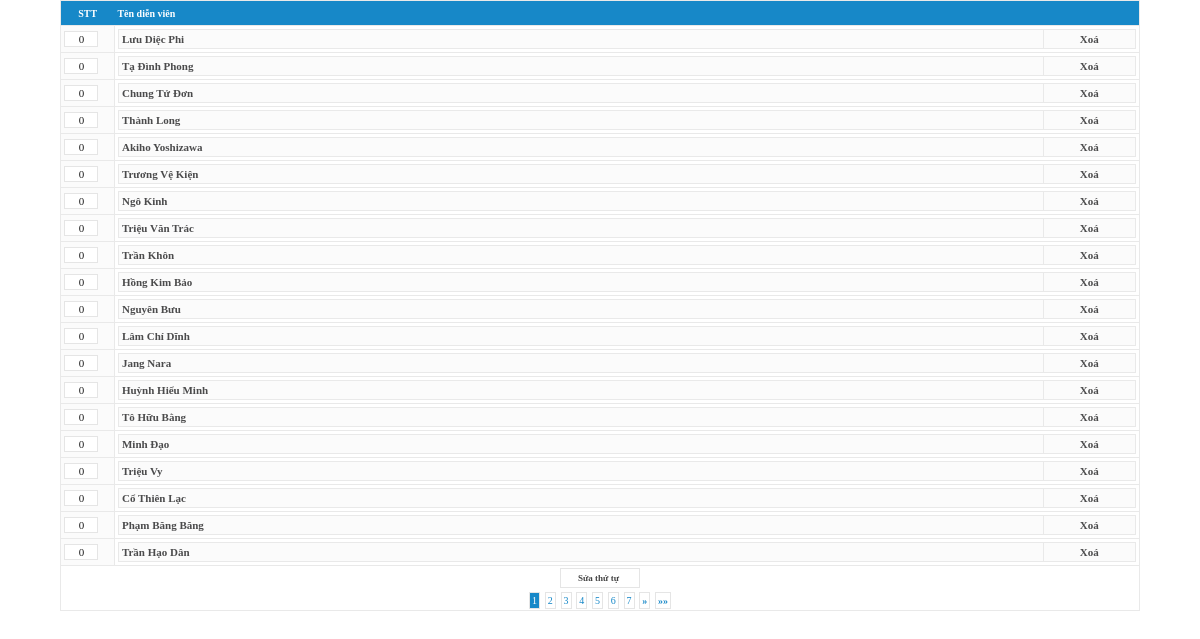
Screenshot of /admincp/index.php?act=dienvien&mode=edit (signed in) with the database file from the repository.
### tables this page shows
CREATE TABLE IF NOT EXISTS `table_dienvien` (
  `actor_id` int(10)  AUTO_INCREMENT,
  `actor_name` varchar(120) DEFAULT '',
  `actor_name1` varchar(120) DEFAULT '',
  `actor_name_kd` varchar(120) DEFAULT '',
  `actor_birthday` varchar(10) DEFAULT '',
  `actor_location` varchar(255) DEFAULT '',
  `actor_height` varchar(50) DEFAULT '',
  `actor_img` varchar(255) DEFAULT '',
  `actor_movie` text DEFAULT '',
  `actor_info` text DEFAULT '',
  `actor_order` int(10) DEFAULT '0',
  PRIMARY KEY (`actor_id`)
);

### inc/init.php (called while the page is built, shortened)
<?php
include('_dbconnect.php');
$mysql = new mysql;
?>

### inc/_config.php (called while the page is built, shortened)
<?php
$tb_prefix			= 'table_';
include("init.php");
?>

### inc/_dbconnect.php (called while the page is built, shortened)
<?php
class mysql {
	function query($input){
		$q = @mysql_query($input) or $this->show_error("<b>Lỗi MySQL Query</b> : ".mysql_error(),$input);
		return $q;
	}
	function fetch_array($query_id, $type=MYSQL_BOTH){
		$fa = @mysql_fetch_array($query_id,$type);
		return $fa;
	}
}
?>

### inc/_functions.php (called while the page is built, shortened)
<?php
function get_total($table,$f1,$f2 = '') {
	global $mysql, $tb_prefix;
	$q = "SELECT COUNT($f1) FROM ".$tb_prefix.$table;
	$q .= ($f2)?" ".$f2:'';
	$tt = $mysql->fetch_array($mysql->query($q));
	return $tt[0];
}
?>

### admincp/dienvien.php (the view, shortened to what this page needs)
<?php
$edit_url = 'index.php?act=dienvien&mode=edit';
$inp_arr = array(
		'actor_name'	=> array(
			'table'	=>	'actor_name',
			'name'	=>	'Tên diễn viên',
			'type'	=>	'free'
		),
		'actor_name1'	=> array(
			'table'	=>	'actor_name1',
			'name'	=>	'Tên Khác',
			'type'	=>	'free',
			'can_be_empty'	=>	true
		),
		'actor_name_kd'	=>	array(
			'table'	=>	'actor_name_kd',
			'type'	=>	'hidden_value',
			'value'	=>	'',
			'change_on_update'	=>	true,
		),
		'actor_birthday'	=> array(
			'table'	=>	'actor_birthday',
			'name'	=>	'Ngày sinh',
			'type'	=>	'free',
			'can_be_empty'	=>	true,
		),
		'actor_location'	=> array(
			'table'	=>	'actor_location',
			'name'	=>	'Nơi sinh',
			'type'	=>	'free',
			'can_be_empty'	=>	true
		),
		'actor_height'	=> array(
			'table'	=>	'actor_height',
			'name'	=>	'Chiều cao',
			'type'	=>	'free',
			'can_be_empty'	=>	true
		),
		'actor_movie'	=> array(
			'table'	=>	'actor_movie',
			'name'	=>	'Vai diễn đáng chú ý',
			'type'	=>	'free',
			'can_be_empty'	=>	true
		),
		'img'	=> array(
			'table'	=>	'actor_img',
			'name'	=>	'Hình đại diện',
			'type'	=>	'img3',
			'can_be_empty'	=>	true,
		),
		'actor_info'	=>	array(
			'table'	=>	'actor_info',
			'name'	=>	'Thông tin chi tiết',
			'type'	=>	'text'
		),
		'actor_order'	=> array(
			'table'	=>	'actor_order',
			'name'	=>	'Thứ tự hiện thị',
			'type'	=>	'number'
		),
);
if ($mode == 'edit') {
	if ($actor_id) {
		if (!$_POST['submit']) {
			$q = $mysql->query("SELECT * FROM ".$tb_prefix."dienvien WHERE actor_id = '$actor_id'");
			$r = $mysql->fetch_array($q);
			foreach ($inp_arr as $key=>$arr) $$key = $r[$arr['table']];
		}
		else {
			$error_arr = array();
			$error_arr = $form->checkForm($inp_arr);
			if (!$error_arr) {
				$inp_arr['actor_name_kd']['value'] = strtolower(replace($actor_name));
		$fileupload		=	strtolower(UPLOAD_TB.replace($actor_name)).'.jpg';
	    if(move_uploaded_file ($_FILES['img']['tmp_name'],"./upload/tmp/".$fileupload)){
			$new_film_img = "./upload/tmp/".$fileupload;
		}
		else {
			$new_film_img = "./upload/tmp/".$fileupload;
			@copy($_POST['img'],$new_film_img);
		}
		$server_img		=	$_POST['server_img'];
		if($server_img) {
			if($server_img == 1) {
				$img = $img;
			}else {
				define('DIR', dirname(__FILE__) . DIRECTORY_SEPARATOR);
				include_once(DIR . "./upload/inc/class_image.php");
				include_once(DIR . "./upload/inc/class_image_uploader.php");
				$imgtranload	=	$img;
				if($server_img == 2) {
					$service 	= 'picasa';
					$uploader 	= c_Image_Uploader::factory($service);
					$uploader->login(GNAME,GPASS);
					$uploader->setAlbumID(ABUMID);
					$img	= $uploader->upload($imgtranload);
				}
				elseif($server_img == 3) {
					$service 		= 	'imageshack';
					$uploader 		= 	c_Image_Uploader::factory($service);
					$img 	= 	$uploader->upload($imgtranload);
				}
				@unlink($imgtranload);
			}
		}
				$sql = $form->createSQL(array('UPDATE',$tb_prefix.'dienvien','actor_id','actor_id'),$inp_arr);
				eval('$mysql->query("'.$sql.'");');
				echo "Đã sửa xong <meta http-equiv='refresh' content='0;url=".$edit_url."'>";
				exit();
			}
		}
		$warn = $form->getWarnString($error_arr);
		$form->createForm('Sửa diễn viên',$inp_arr,$error_arr);
	}
	else {
		$m_per_page = 20;
		if (!$pg) $pg = 1;
		echo "<table width=90% align=center cellpadding=2 cellspacing=0 class=border><form method=post>";
		echo "<tr><td align=center class=title width=5%>STT</td><td class=title style='border-right:0'>Tên diễn viên</td></tr>";
		$actor_query = $mysql->query("SELECT * FROM ".$tb_prefix."dienvien ORDER BY actor_order ASC LIMIT ".(($pg-1)*$m_per_page).",".$m_per_page);
		$tt = get_total('dienvien','actor_id');
		while ($actor = $mysql->fetch_array($actor_query)) {
			$iz = $actor['actor_order'];
			echo "<tr><td class=fr_2><input onclick=this.select() type=text name='o".$actor['actor_id']."' value=$iz size=2 style='text-align:center'></td><td class=fr><table width=100% cellpadding=2 cellspacing=0 class=border>";
			echo "<tr><td class=fr_2 width=50%><a href='$link&actor_id=".$actor['actor_id']."'><b> ".$actor['actor_name']."</b></a></td><td class=fr_2 width='5%' align=center><a href='?act=dienvien&mode=del&actor_id=".$actor['actor_id']."'><b>Xoá</b></a></td></tr>";
			echo "</table></td></tr>";
		}
		echo '<tr><td colspan="4" align="center"><input type="submit" name="sbm" class=submit value="Sửa thứ tự"></td></tr>';
		echo "<tr><td colspan=4>".admin_viewpages($tt,$m_per_page,$pg)."</td></tr>";
		echo '</form></table>';
	}
}
		?>

### admincp/style.css (style rules this page uses)
Table,Tr,Td { Font-size: 11px; Font-family: Verdana; border-collapse: collapse; }
A { color: #4B4B4C; text-decoration: none; font-family: Verdana; }
Input,Textarea,Button,Select { Font-family: Verdana; Font-size: 11px; border: 1px solid #E5E5E5; vertical-align:middle; padding-left:3px; margin:0; background: #FFF; color: #1D1D1D; }
form { margin: 0; padding:0 }
.border { border: #E9E9E9 1px solid; }
.submit { COLOR: #454545; font-weight: bold; border: 1 solid #DDDDDD; background-color: #FFF; font-size: 9px; font-family: Verdana; height: 20px; width: 80px; }
.title { background-color: #1788C8; padding: 3px; color: #FFF; font-size: 10px; font-family: Verdana; font-weight: bold; height: 25px; }
.fr, .fr_2 { border: 1px solid #E9E9E9; padding: 3px; background-color: #FFF; }
.fr_2 { background-color: #FBFBFB; }

### rows the page displays
table_dienvien: actor_order "0", actor_name "Lưu Diệc Phi"
table_dienvien: actor_order "0", actor_name "Tạ Đình Phong"
table_dienvien: actor_order "0", actor_name "Chung Tử Đơn"
table_dienvien: actor_order "0", actor_name "Thành Long"
table_dienvien: actor_order "0", actor_name "Akiho Yoshizawa"
table_dienvien: actor_order "0", actor_name "Trương Vệ Kiện"
table_dienvien: actor_order "0", actor_name "Ngô Kinh"
table_dienvien: actor_order "0", actor_name "Triệu Văn Trác"
table_dienvien: actor_order "0", actor_name "Trần Khôn"
table_dienvien: actor_order "0", actor_name "Hồng Kim Bảo"
table_dienvien: actor_order "0", actor_name "Nguyên Bưu"
table_dienvien: actor_order "0", actor_name "Lâm Chí Dĩnh"
table_dienvien: actor_order "0", actor_name "Jang Nara"
table_dienvien: actor_order "0", actor_name "Huỳnh Hiểu Minh"
table_dienvien: actor_order "0", actor_name "Tô Hữu Bằng"
table_dienvien: actor_order "0", actor_name "Minh Đạo"
table_dienvien: actor_order "0", actor_name "Triệu Vy"
table_dienvien: actor_order "0", actor_name "Cổ Thiên Lạc"
table_dienvien: actor_order "0", actor_name "Phạm Băng Băng"
table_dienvien: actor_order "0", actor_name "Trần Hạo Dân"

### other values shown
$m "1"
$m "2"
$m "3"
$m "4"
$m "5"
$m "6"
$m "7"
